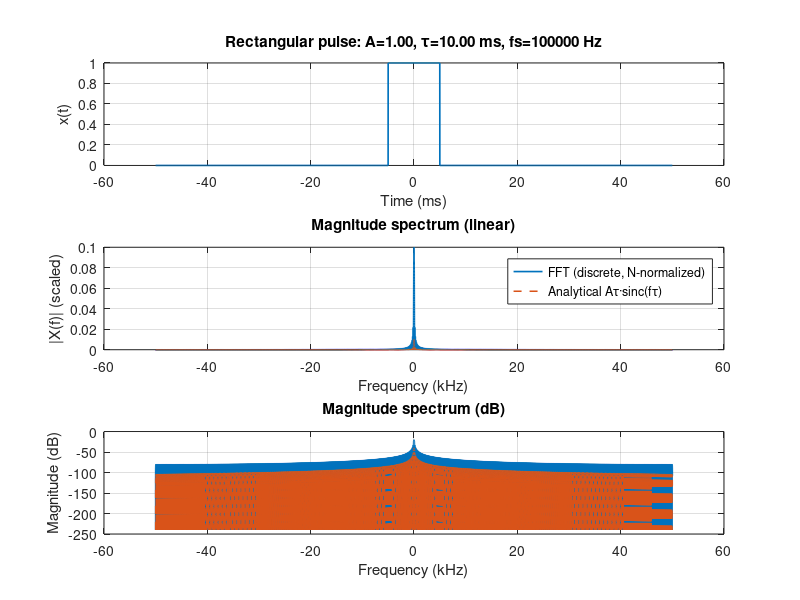

Reproduce this figure in MATLAB.
%% Rectangular pulse FFT demo
clear; close all; clc;

% ----- Signal settings -----
A    = 1;          % pulse amplitude
tau  = 10e-3;      % pulse width (s)
fs   = 100e3;      % sampling rate (Hz)
Tobs = 0.1;        % total observation time (s)  (longer -> finer df)

t = (-Tobs/2 : 1/fs : Tobs/2-1/fs).';   % time vector centered at 0
N = numel(t);

% Make a rectangular pulse centered at t=0
% If you have Signal Processing Toolbox, you can use: x = A*rectpuls(t, tau);
x = A * double(abs(t) <= tau/2);

% ----- FFT -----
% Zero-padding (optional) to densify the frequency grid (doesn't add info)
Nzp = 8*N;                       % try 1*N (no padding), 4*N, 8*N, etc.
Xf  = fftshift(fft(x, Nzp))/N;   % normalize by N (unitary-ish)
f   = (-Nzp/2:Nzp/2-1).' * (fs/Nzp);   % frequency axis (Hz)

% ----- Analytical continuous-time spectrum (for comparison) -----
% For a continuous-time rect of width tau and amplitude A:
% X_ct(f) = A * tau * sinc(f*tau), where MATLAB sinc(z) = sin(pi*z)/(pi*z)
Xct = A * tau * sinc(f * tau);

% ----- Plots -----
figure('Name','Rectangular pulse and FFT');

subplot(3,1,1);
plot(t*1e3, x, 'LineWidth', 1.2);
grid on; xlabel('Time (ms)'); ylabel('x(t)');
title(sprintf('Rectangular pulse: A=%.2f, \\tau=%.2f ms, fs=%.0f Hz', A, tau*1e3, fs));

subplot(3,1,2);
plot(f/1e3, abs(Xf), 'LineWidth', 1.2); hold on;
plot(f/1e3, abs(Xct), '--', 'LineWidth', 1.1); hold off;
grid on; xlabel('Frequency (kHz)'); ylabel('|X(f)| (scaled)');
legend('FFT (discrete, N-normalized)','Analytical A\tau·sinc(f\tau)','Location','best');
title('Magnitude spectrum (linear)');

subplot(3,1,3);
% dB plot (avoid log of zero)
epsv = 1e-12;
plot(f/1e3, 20*log10(abs(Xf)+epsv), 'LineWidth', 1.2); hold on;
plot(f/1e3, 20*log10(abs(Xct)+epsv), '--', 'LineWidth', 1.1); hold off;
grid on; xlabel('Frequency (kHz)'); ylabel('Magnitude (dB)');
title('Magnitude spectrum (dB)');

% ----- Reference markers: mainlobe width -----
% For a rect of width tau, the first zeros occur at f = ±1/tau (Hz)
fzero = 1/tau;
disp(['First spectral zeros at ± ', num2str(fzero/1e3), ' kHz (expected).']);
